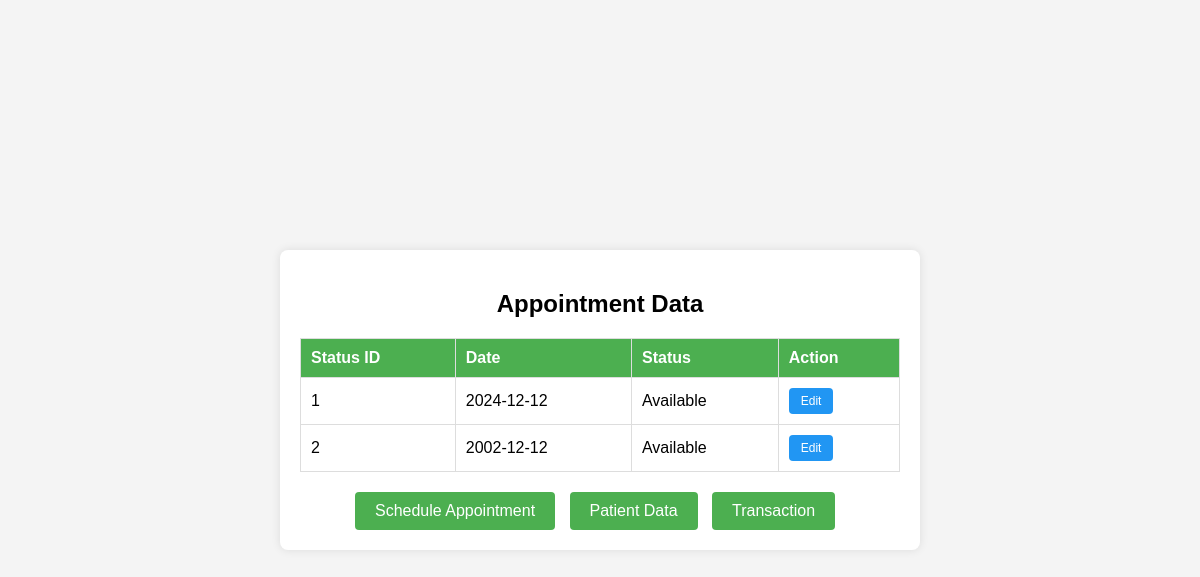
Page /sample2/sample/product.php on the committed database.
### tables this page shows
CREATE TABLE `schedule_table` (
  `s_id` int(11) NOT NULL,
  `s_date` date NOT NULL,
  `s_status` varchar(235) NOT NULL
);

### sample2/sample/product.php (the view, shortened to what this page needs)
<!DOCTYPE HTML>
<html lang="en">
<head>
</head>
<body>
<div id="container">
    <h2 style="text-align: center;">Appointment Data</h2>
<?php
include 'includes/db_connection.php';
try {
    $conn = connectDB();
    if ($conn) {
        $sql = "SELECT s_id, s_date, s_status FROM schedule_table";
        $stmt = $conn->prepare($sql);
        $stmt->execute();
        $result = $stmt->fetchAll(PDO::FETCH_ASSOC);
        echo "<table>
                <tr>
                    <th>Status ID</th>
                    <th>Date</th>
                    <th>Status</th>
                    <th>Action</th>
                </tr>";
        foreach ($result as $row) {
            echo "<tr>
                    <td>{$row['s_id']}</td>
                    <td>{$row['s_date']}</td>
                    <td>{$row['s_status']}</td>
                    <td>
                        <form action='edit_product.php' method='post'>
                            <input type='hidden' name='edit_product_id' value='{$row['s_id']}'>
                            <button type='submit' class='edit-button'>Edit</button>
                        </form>
                    </td>
                </tr>";
        }
        echo "</table>";
    }
} catch (PDOException $e) {
    echo "Error: " . $e->getMessage();
} finally {
    if ($conn) {
        $conn = null;
    }
}
?>
<div class="button-container">
    <a href="add_product.php" class="add-button">Schedule Appointment</a>
    <a href="index.php" class="add-button">Patient Data</a>
    <a href="transaction.php" class="add-button">Transaction</a>
</div>
</div>
</body>
</html>

### sample2/sample/product.php (style rules this page uses)
body { font-family: Arial, sans-serif; background-color: #f4f4f4; margin: 0; display: flex; align-items: center; justify-content: center; height: 100vh; }
#container { background-color: white; border-radius: 8px; overflow: hidden; box-shadow: 0 0 10px rgba(0, 0, 0, 0.1); padding: 20px; width: 80%; max-width: 600px; }
table { border-collapse: collapse; width: 100%; margin-top: 20px; }
th, td { border: 1px solid #ddd; padding: 10px; text-align: left; }
th { background-color: #4caf50; color: white; }
.button-container { text-align: center; margin-top: 20px; }
.add-button { background-color: #4caf50; color: white; border: none; padding: 10px 20px; text-align: center; text-decoration: none; display: inline-block; font-size: 16px; margin-right: 10px; cursor: pointer; border-radius: 4px; }
.edit-button { background-color: #2196f3; color: white; border: none; padding: 6px 12px; text-align: center; text-decoration: none; display: inline-block; font-size: 12px; cursor: pointer; border-radius: 4px; }

### rows in the picture
schedule_table: s_id "1", s_date "2024-12-12", s_status "Available"
schedule_table: s_id "2", s_date "2002-12-12", s_status "Available"
